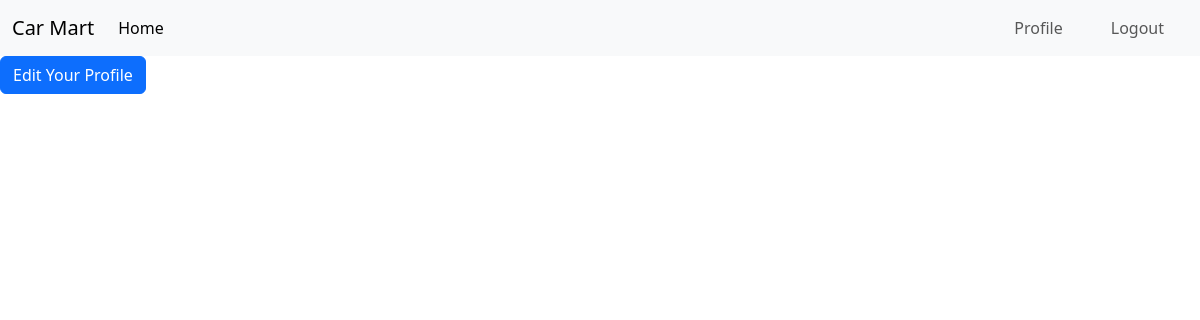
The page /brand/profile/ (signed in) on the database as committed earlier.
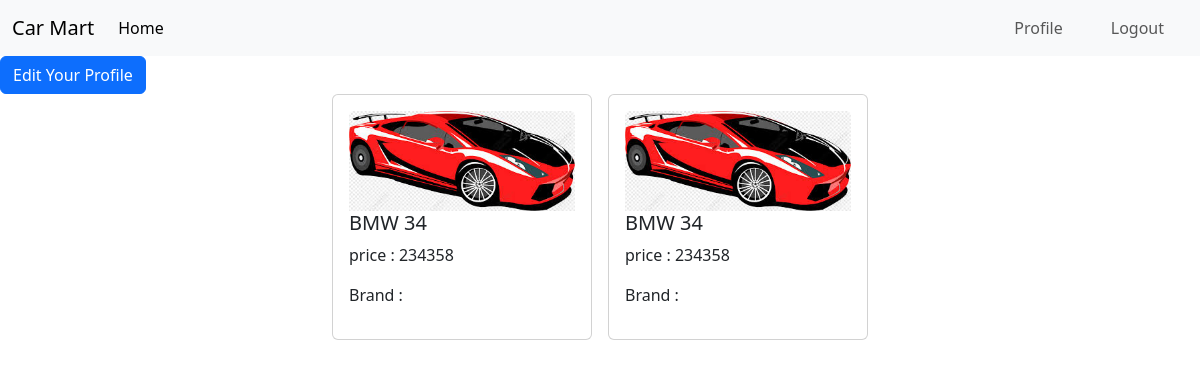
The same page on the database as committed later.
### cars/models.py (models this page shows, shortened)
class BuyCar(models.Model):
    user = models.ForeignKey(User, on_delete=models.CASCADE)
    car = models.ForeignKey(Car, on_delete=models.CASCADE)
    purchase_date = models.DateTimeField(auto_now_add=True)

class Car(models.Model):
    model_name = models.CharField(max_length = 50)
    description = models.TextField()
    price = models.IntegerField()
    quantity = models.PositiveIntegerField(default=0)
    brand = models.ForeignKey(CarModel, on_delete = models.CASCADE)
    image = models.ImageField(upload_to='uploads', blank=True, null = True)

### brand/views.py (the view)
# urls.py: path('profile/', views.profile, name = 'profile'),
@login_required
def profile(request):
    data = BuyCar.objects.all()
    return render(request, 'profile.html', {'data' : data})

### brand/templates/profile.html
{% extends 'base.html' %}
{% load crispy_forms_tags %}
{% block content %}
<div>
    <a class="btn btn-primary" href="{% url 'edit_profile' %}">Edit Your Profile</a>
</div>
<div class="d-flex flex-wrap justify-content-center px-5">
     {% for post in data %}
    <div class="col-sm-3 mb-3 mb-sm-0 ">
      <div class="card mx-2">
        <div class="card-body">
            <img src="{{post.car.image.url}}" class="card-img-top" alt="">
            <h5 class="card-title"><a href="" class="text-decoration-none text-dark">{{post.car.model_name}}</a></h5>
            <p class="card-text"> price : {{post.car.price}}</p>
            <p>Brand :  {{post.brand.name}} </p>
          </div>
        </div>
      </div>
    {% endfor %}
  </div>
{% endblock %}

### templates/base.html (shortened to what this page needs)
<!DOCTYPE html>
<html lang="en">
<head>
    <link href="https://cdn.jsdelivr.net/npm/bootstrap@5.3.2/dist/css/bootstrap.min.css" rel="stylesheet">
</head>
<body>
    <nav class="navbar navbar-expand-lg bg-body-tertiary">
        <div class="container-fluid">
          <a class="navbar-brand" href="#">Car Mart</a>
          <div class="collapse navbar-collapse" id="navbarScroll">
            <ul class="navbar-nav me-auto my-2 my-lg-0 navbar-nav-scroll" style="--bs-scroll-height: 100px;">
              <li class="nav-item">
                <a class="nav-link active" aria-current="page" href="{% url 'homepage' %}">Home</a>
              </li>
            </ul>
            <div class="d-flex" role="search">
                <ul class="navbar-nav me-auto my-2 my-lg-0 navbar-nav-scroll" style="--bs-scroll-height: 100px;">
                  {% if request.user.is_authenticated %}
                    <li class="nav-item mx-3">
                    <a class="nav-link btn btn-warning" href="{% url 'profile' %}">Profile</a>
                  </li>
                  <li class="nav-item mx-3">
                    <a class="nav-link btn btn-warning" href="{% url 'user_logout' %}">Logout</a>
                  </li>
                  {% endif %}
                  </ul>
            </div>
          </div>
        </div>
      </nav>
{% block content %}
{% endblock %}
</body>
</html>

Rows that differ between the two databases and show on the page:
added BuyCar: car.image (picture), car.model_name "BMW 34", car.price "234358"
added BuyCar: car.image (picture), car.model_name "BMW 34", car.price "234358"
